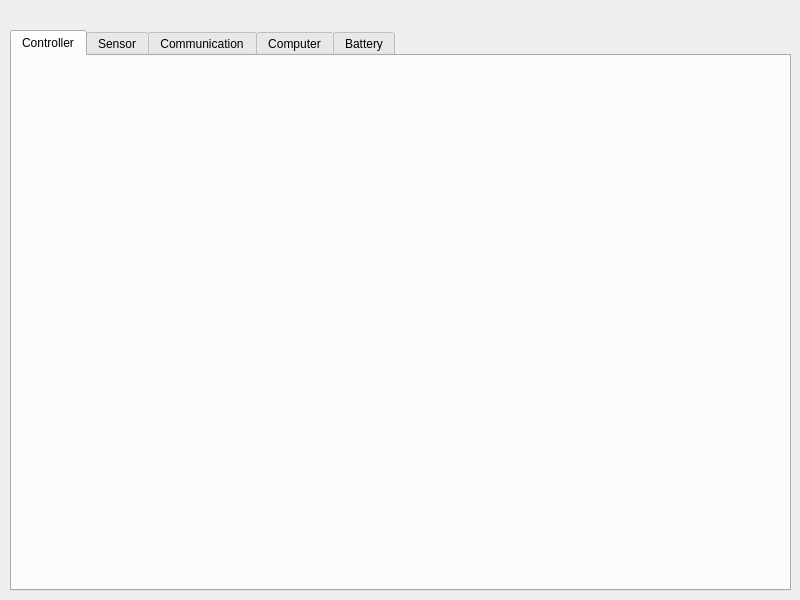
<?xml version="1.0" encoding="UTF-8"?>
<ui version="4.0">
 <class>SupervisorGUIClass</class>
 <widget class="QWidget" name="SupervisorGUIClass">
  <property name="geometry">
   <rect>
    <x>0</x>
    <y>0</y>
    <width>800</width>
    <height>600</height>
   </rect>
  </property>
  <property name="windowTitle">
   <string>Robot Supervisor</string>
  </property>
  <property name="windowIcon">
   <iconset resource="../resources/images.qrc">
    <normaloff>:/images/supervision3.png</normaloff>:/images/supervision3.png</iconset>
  </property>
  <widget class="QTabWidget" name="tabWidget">
   <property name="geometry">
    <rect>
     <x>10</x>
     <y>30</y>
     <width>781</width>
     <height>561</height>
    </rect>
   </property>
   <property name="currentIndex">
    <number>0</number>
   </property>
   <widget class="QWidget" name="tab">
    <attribute name="title">
     <string>Controller</string>
    </attribute>
   </widget>
   <widget class="QWidget" name="tab_3">
    <attribute name="title">
     <string>Sensor</string>
    </attribute>
   </widget>
   <widget class="QWidget" name="tab_5">
    <attribute name="title">
     <string>Communication</string>
    </attribute>
   </widget>
   <widget class="QWidget" name="tab_4">
    <attribute name="title">
     <string>Computer</string>
    </attribute>
   </widget>
   <widget class="QWidget" name="tab_2">
    <attribute name="title">
     <string>Battery</string>
    </attribute>
   </widget>
  </widget>
 </widget>
 <layoutdefault spacing="6" margin="11"/>
 <resources>
  <include location="../resources/images.qrc"/>
 </resources>
 <connections/>
</ui>
